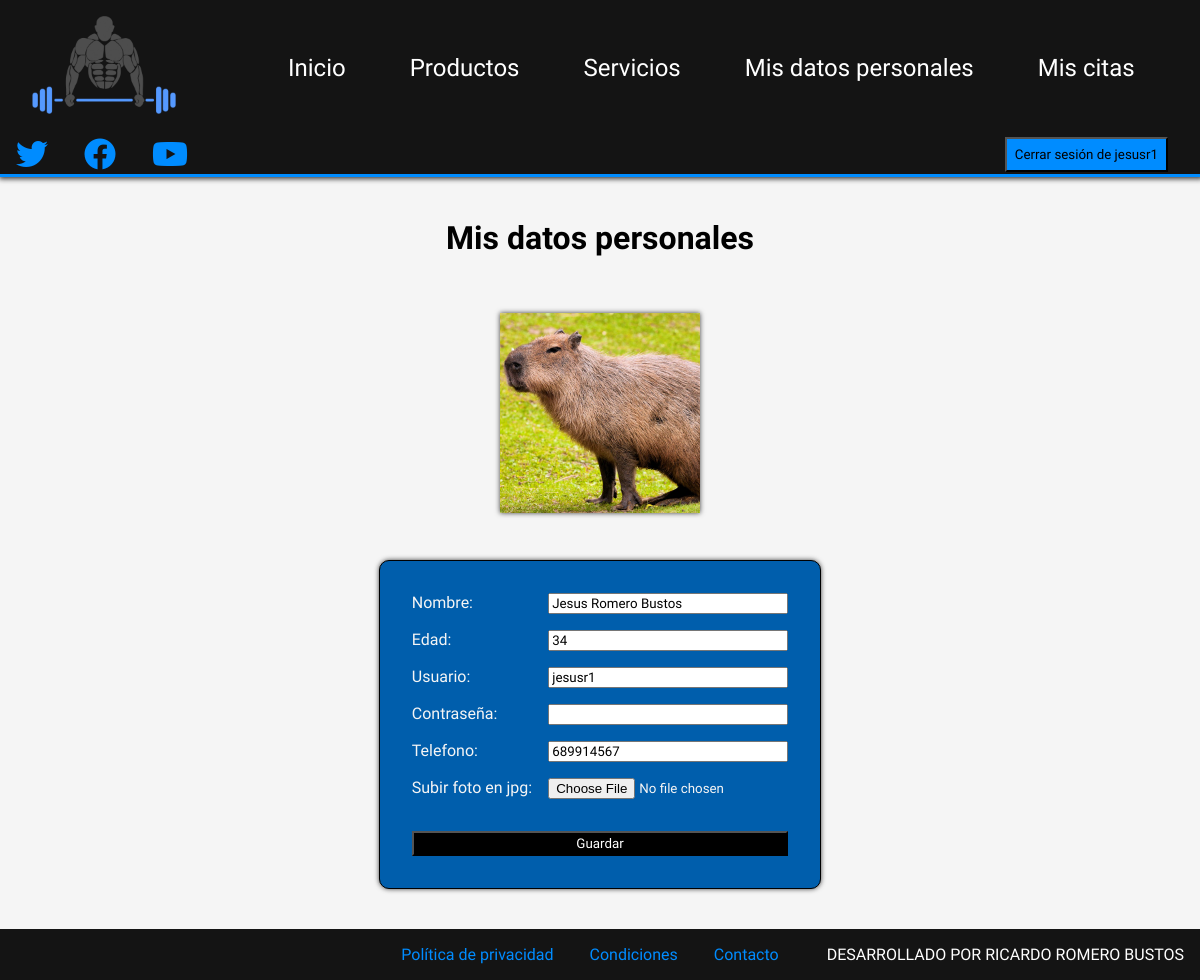
The page /php/datos_personales.php (signed in) on the database its author committed.
### tables this page shows
CREATE TABLE `socio` (
  `id` bigint(20) UNSIGNED NOT NULL,
  `nombre` varchar(50) DEFAULT NULL,
  `edad` int(2) UNSIGNED DEFAULT NULL,
  `usuario` varchar(15) NOT NULL,
  `pass` varchar(50) NOT NULL,
  `telefono` int(9) UNSIGNED DEFAULT NULL,
  `foto` varchar(50) DEFAULT NULL
);

### php/datos_personales.php (the view, shortened to what this page needs)
<?php
    require_once "funciones.php";
?>
<!DOCTYPE html>
<html lang="en">
<head>
    <link rel="stylesheet" href="../css/estilos.css">
    <link rel="stylesheet" href="https://cdnjs.cloudflare.com/ajax/libs/font-awesome/6.2.0/css/all.min.css" />
</head>
<body>
    <?php
        if(isset($_SESSION['usuario']) && isset($_SESSION['pass'])){
            $usuario=$_SESSION['usuario'];
            $pass=$_SESSION['pass'];
            $esAdmin=comprobarAdmin($usuario,$pass);
            if($esAdmin){
                headerAdmin();
                $tipo_usu="admin";
            }else{
                headerSocio($usuario);
                $tipo_usu="socio";
            }
        }else{
            headerGuest();
        }
    ?>
    <main>
        <section class="seccionPersonal panel_admin">
            <?php
                require_once "funciones.php";
                $con=conectarServidor();
                $datos=$con->query("select * from socio where usuario='$usuario' and pass='$pass'");
                $socio=$datos->fetch_array(MYSQLI_ASSOC);
                echo "<h1>Mis datos personales</h1>";
                echo "<img src=\"../img/socios/$socio[foto]\">";
                echo "<form action=\"editar_socio.php\" method=\"post\" enctype=\"multipart/form-data\">
                <input type=\"hidden\" name=\"id\" value=\"$socio[id]\">
                <div>
                    <label for=\"nombre\">Nombre:</label>
                    <input type=\"text\" name=\"nombre\" value=\"$socio[nombre]\" maxlength=\"50\" readonly>
                </div>
                <div>
                    <label for=\"edad\">Edad:</label>
                    <input type=\"number\" name=\"edad\" value=\"$socio[edad]\" min=\"0\" max=\"99\" readonly>
                </div>
                <div>
                    <label for=\"usuario\">Usuario:</label>
                    <input type=\"text\" name=\"usuario\" value=\"$socio[usuario]\" maxlength=\"15\" readonly>
                    <input type=\"hidden\" name=\"usuario_antiguo\" value=\"$socio[usuario]\">
                </div>
                <div>
                    <label for=\"pass\">Contraseña:</label>
                    <input type=\"password\" name=\"pass\" value=\"\" maxlength=\"15\">
                </div>
                <div>
                    <label for=\"telefono\">Telefono:</label>
                    <input type=\"number\" name=\"telefono\" value=\"$socio[telefono]\" min=\"0\" max=\"999999999\" required>
                </div>
                <div>
                    <label for=\"foto\">Subir foto en jpg:</label>
                    <input type=\"file\" name=\"foto\" accept=\"image/jpeg\">
                </div>
                <input type=\"submit\" name=\"editar_mis_datos\" value=\"Guardar\">
                </form>";
            ?>
        </section>
    </main>
    <footer>
        <div>
            <a href="#">Política de privacidad</a>
            <a href="#">Condiciones</a>
            <a href="#">Contacto</a>
        </div>
        <span>DESARROLLADO POR RICARDO ROMERO BUSTOS</span>
    </footer>
</body>
</html>

### css/estilos.css (style rules this page uses)
* { box-sizing: border-box; }
body { margin: 0; font-family: 'Play', sans-serif; background-color: whitesmoke; }
input { font-family: inherit; }
img { max-width: 100%; }
.panel_admin { margin: 1rem; width: 70%; margin: 1rem auto; min-height: 90vh; }
.panel_admin h1 { font-size: 2rem; text-align: center; margin-bottom: 2rem; }
.panel_admin form { display: flex; flex-direction: column; background-color: rgb(0, 94, 172); color: whitesmoke; padding: 2rem; width: fit-content; margin: auto; border: 1px solid black; border-radius: 10px; -webkit-box-shadow: 0px 0px 5px 0px rgba(0,0,0,0.75); -moz-box-shadow: 0px 0px 5px 0px rgba(0,0,0,0.75); box-shadow: 0px 0px 5px 0px rgba(0,0,0,0.75); }
.panel_admin input[type=submit] { margin-top: 1rem; color: white; background-color: black; padding: 0.2rem; }
.panel_admin form div { margin-bottom: 1rem; display: flex; justify-content: space-between; }
.panel_admin>form>div>input { width: 15rem; margin-left: 1rem; }
.seccionPersonal { display: flex; flex-direction: column; justify-content: center; }
.seccionPersonal img { width: 200px; height: 200px; object-fit: cover; margin: auto; -webkit-box-shadow: 0px 0px 5px 0px rgb(0 0 0 / 75%); -moz-box-shadow: 0px 0px 5px 0px rgba(0,0,0,0.75); box-shadow: 0px 0px 5px 0px rgb(0 0 0 / 75%); }
footer { display: flex; justify-content: flex-end; align-items: center; background-color: #141414; color: white; padding: 1rem; }
footer a { color: rgb(0, 140, 255); text-decoration: none; margin: 0 1rem; }
footer>div { margin-right: 2rem; }

### rows shown on the page
socio: foto (picture), nombre "Jesus Romero Bustos", edad "34", usuario "jesusr1", telefono "689914567"
